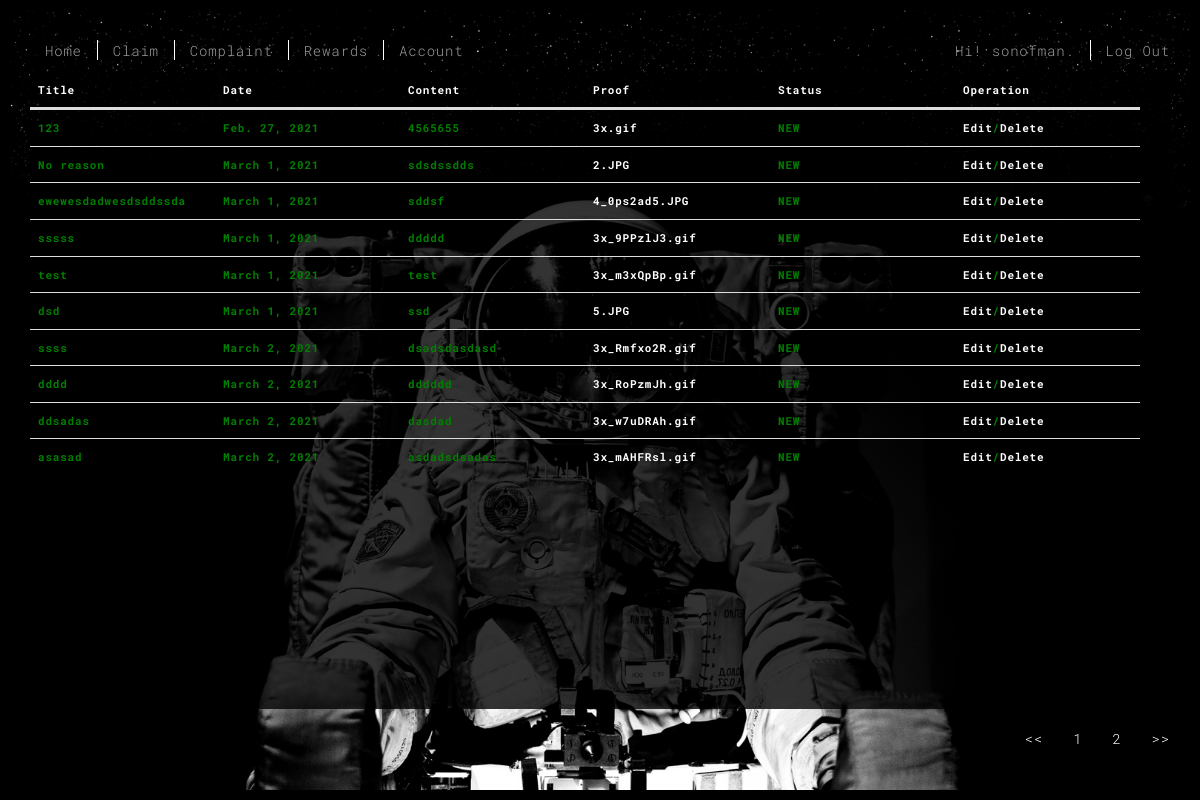
/claim/claim_history.html (signed in), run on the app's committed database.
### user_app/models.py (models this page shows)
class User(AbstractUser):
    date_birth = models.DateField(null=True)
    is_kid = models.BooleanField('kid status', default = False)
    is_parent = models.BooleanField('parent status', default = False)

### claim/models.py (models this page shows, shortened)
class ClaimList(models.Model):
    NEW = 'NEW'
    ACCEPTED = 'Accepted'
    DECLINED = 'Declined'
    APPROVAL_STATUS_CHOICES = [
        (ACCEPTED, 'Accepted'),
        (DECLINED, 'Declined'),
        (NEW, 'New Claim'),
    ]
    claim_title = models.CharField(max_length=20, )
    filed_date = models.DateField(default = date.today)
    content = models.CharField(max_length=100)
    status = models.CharField(max_length=10, choices=APPROVAL_STATUS_CHOICES, default=NEW)
    uploads = models.FileField(upload_to="uploads/")

### claim/views.py (the view)
# urls.py: path('claim_history.html', views.claim_history, name = 'claim_history'),
@login_required
def claim_history(request):
    all_claims = ClaimList.objects.all()
    paginator= Paginator(all_claims, 10)
    page = request.GET.get("page")
    all_claims = paginator.get_page(page)
    return render(request, "claim_history.html", {"all_claims":all_claims, })

### claim/templatetags/custom_extras.py (called while the page is built)
@register.filter(name='trim')
def trim(text, s=None, e=None, j=None):
    return text[s:e:j]

### claim/templates/claim_history.html (shortened to what this page needs)
{% extends 'base.html' %}
{% load custom_extras %}
{% load static %}
{% block table %}
        <table class="table" style="color: green">
            <thead>
                <tr>
                    <th>Title</th>
                    <th>Date</th>
                    <th>Content</th>
                    <th>Proof</th>
                    <th>Status</th>
                    <th>Operation</th>
                </tr>
            </thead>
            <tbody>
                {% for obj in all_claims%}
                <tr>
                    <td>{{ obj.claim_title}}</td>
                    <td>{{ obj.filed_date}}</td>
                    <td>{{ obj.content}}</td>
                    <td><a href="../{{ obj.uploads}}">{{ obj.uploads.name|trim:8}}</a></td>
                    <td>{{ obj.status}}</td>
                    <td><a href="{% url 'edit' obj.id %}">Edit</a>/<a href="{% url 'delete' obj.id %}">Delete</a></td>
                </tr>
                 {%endfor%}
            </tbody>
        </table>
        <ul class="nav navbar-nav navbar-right">
            <li class="page-item"><a class="page-link" href="?page=1" tabindex="-1" aria-disabled="true"><<</a></li>
            <li class="page-item"><a class="page-link" href="?page={{ all_claims.number }}">{{ all_claims.number }}</a></li>
            {% if all_claims.has_next %}
                <li class="page-item"><a class="page-link" href="?page={{ all_claims.next_page_number }}">{{ all_claims.next_page_number}}</a></li>
            {% endif%}
            <li class="page-item"><a class="page-link" href="?page={{ all_claims.paginator.num_pages}}">>></a>
            </li>
        </ul>
{%endblock table%}

### templates/base.html (shortened to what this page needs)
{% load static %}
<!DOCTYPE html>
<html lang="en">
<head>
<link href="{% static 'main.3f6952e4.css' %}" rel="stylesheet"></head>
<body class="minimal">
<div id="site-border-left"></div>
<div id="site-border-right"></div>
<div id="site-border-top"></div>
<div id="site-border-bottom"></div>
<header>
  <nav class="navbar  navbar-fixed-top navbar-inverse">
    <div class="container">
      <div class="collapse navbar-collapse" id="navbar-collapse">
        <ul class="nav navbar-nav ">
          <li><a href="{% url 'home' %}" title="">Home</a></li>
          <li><a href="{% url 'claim' %}" title="">Claim</a></li>
          <li><a href="{% url 'complaint' %}" title="">Complaint</a></li>
          <li><a href="{% url 'rewards' %}" title="">Rewards</a></li>
          <li><a href="{% url 'account' %}" title="">Account</a></li>
        </ul>
        <ul class="nav navbar-nav navbar-right">
            {% if user.is_authenticated %}
            <li><a>Hi! {{ user.username}}.</a></li>
            <li><a href="{% url 'logout'%}">Log Out</a></li>
            {% else %}
            <li><a href="{% url 'login'%}">Log In</a></li>
            <li><a href="{% url 'fork'%}">Sign Up</a></li>
            {% endif %}
        </ul>
      </div>
    </div>
  </nav>
</header>
  <div class="hero-full-container background-image-container" style="background-image: url('{% static 'images/space.jpg' %}')">
    <div class="container">
      <div class="row">
        <div class="col-xs-12">
          <div class="hero-full-wrapper">
            <div class="text-content">
              <h4>{% block table %}
                  {% endblock table %}</h4>
            </div>
          </div>
        </div>
      </div>
    </div>
  </div>
</body>
</html>

### templates/base.html (style rules this page uses)
tbody { display:block; width: 100%; overflow: auto; height: 600px; background: rgba(0,0,0,0.8) }
table { border-spacing: 0px; table-layout: auto; margin-left: auto; margin-right: auto; }
thead tr { display:table-header-group; }
thead { background: rgba(0,0,0,0.8); color:#fff; }
th, td { padding: 0px; text-align: left; width: 185px; word-wrap: break-word; display: inline-block }

### data on the page
User: username "sonofman"
ClaimList: claim_title "123", filed_date "Feb. 27, 2021", content "4565655", uploads.name "3x.gif", status "NEW"
ClaimList: claim_title "No reason", filed_date "March 1, 2021", content "sdsdssdds", uploads.name "2.JPG", status "NEW"
ClaimList: claim_title "ewewesdadwesdsddssda", filed_date "March 1, 2021", content "sddsf", uploads.name "4_0ps2ad5.JPG", status "NEW"
ClaimList: claim_title "sssss", filed_date "March 1, 2021", content "ddddd", uploads.name "3x_9PPzlJ3.gif", status "NEW"
ClaimList: claim_title "test", filed_date "March 1, 2021", content "test", uploads.name "3x_m3xQpBp.gif", status "NEW"
ClaimList: claim_title "dsd", filed_date "March 1, 2021", content "ssd", uploads.name "5.JPG", status "NEW"
ClaimList: claim_title "ssss", filed_date "March 2, 2021", content "dsadsdasdasd", uploads.name "3x_Rmfxo2R.gif", status "NEW"
ClaimList: claim_title "dddd", filed_date "March 2, 2021", content "dddddd", uploads.name "3x_RoPzmJh.gif", status "NEW"
ClaimList: claim_title "ddsadas", filed_date "March 2, 2021", content "dasdad", uploads.name "3x_w7uDRAh.gif", status "NEW"
ClaimList: claim_title "asasad", filed_date "March 2, 2021", content "asdadsdsadas", uploads.name "3x_mAHFRsl.gif", status "NEW"

### other printed values
{{ all_claims.number }} "1"
{{ all_claims.next_page_number }} "2"
